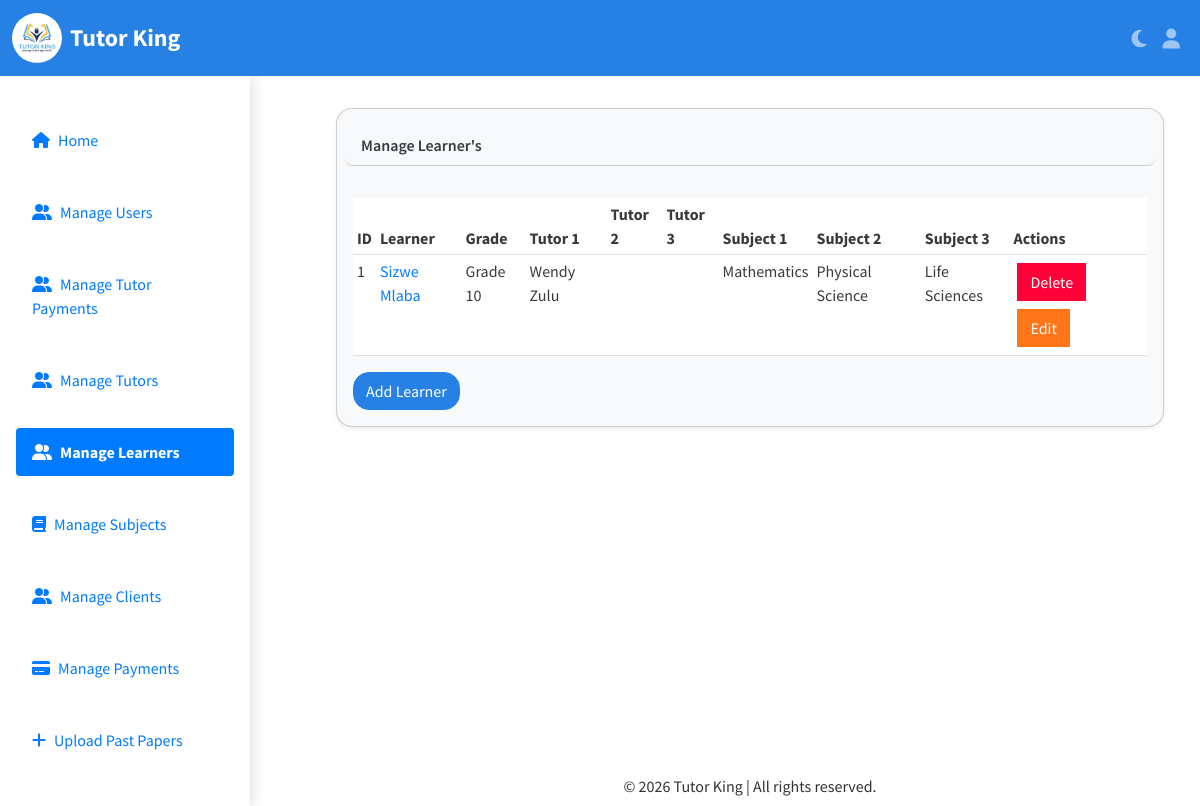
The page /administrator/manage-learners/ (signed in) on the database its author committed.
### administration/models.py (models this page shows, shortened)
class Learner(models.Model):
    learner = models.OneToOneField('authentication.User', on_delete=models.CASCADE)
    tutor1 = models.ForeignKey('authentication.User', related_name='tutor1', on_delete=models.DO_NOTHING)
    tutor2 = models.ForeignKey('authentication.User', related_name='tutor2', on_delete=models.DO_NOTHING, null=True, blank=True)
    tutor3 = models.ForeignKey('authentication.User', related_name='tutor3', on_delete=models.DO_NOTHING, null=True, blank=True)
    grade = models.CharField(max_length=50, choices=GRADE_CHOICES)
    subject1 = models.ForeignKey('tutor.Subject', related_name='subject1', on_delete=models.DO_NOTHING)
    subject2 = models.ForeignKey('tutor.Subject', related_name='subject2', on_delete=models.DO_NOTHING, null=True, blank=True)
    subject3 = models.ForeignKey('tutor.Subject', related_name='subject3', on_delete=models.DO_NOTHING, null=True, blank=True)

### authentication/models.py (models this page shows, shortened)
class User(AbstractUser):
    user_type = models.CharField(max_length=10,choices=USER_TYPE_CHOICES)
    email = models.EmailField(unique=True)
    first_name = models.CharField(max_length=50)
    last_name = models.CharField(max_length=50)
    profile_pic = models.ImageField(upload_to='profile pictures',null=True,blank=True)
    approved = models.CharField(max_length=4,default='No')
    date_created = models.DateField(auto_now_add=True)
    date_modified = models.DateField(auto_now=True)

### tutor/models.py (models this page shows, shortened)
class Subject(models.Model):
    tutor = models.ForeignKey('authentication.User', on_delete=models.DO_NOTHING, related_name='subjects')
    name = models.CharField(max_length=100)
    grade = models.CharField(max_length=50, choices=GRADE_CHOICES)

### administration/views.py (the view)
# urls.py: path('manage-learners/', views.manage_learners_view, name='manage-learners'),
@login_required()
def manage_learners_view(request):
    learners = Learner.objects.all()
    return render(request, 'administration/manage/manage_learners.html', {
        'learners': learners
    })

### tutor/scheduler.py (called while the page is built, shortened)
def start():
    if os.environ.get('RUN_MAIN') != 'true':
        return  # Prevent duplicate scheduler threads caused by Django runserver

### templates/administration/manage/manage_learners.html (shortened to what this page needs)
{% extends "administration/index.html" %}
{% load crispy_forms_tags %}
{% block main_content %}
{% if learners %}
    <div class="row justify-content-center mt-2">
        <div class="col-6 col-md-12">
            <div class="card bg-body-tertiary text-body m-4 shadow-sm rounded-4">
                <div class="card-header bg-body-tertiary text-body fw-semibold my-3 mx-2 rounded-3">
                 Manage Learner's
                </div>
                <div class="card-body">
                    <div class="table-responsive-sm">
                        <table class="table table-sm table-hover">
                            <thead>
                                <tr>
                                    <th scope="col">ID</th>
                                    <th scope="col">Learner</th>
                                    <th scope="col">Grade</th>
                                    <th scope="col">Tutor 1</th>
                                    <th scope="col">Tutor 2</th>
                                    <th scope="col">Tutor 3</th>
                                    <th scope="col">Subject 1</th>
                                    <th scope="col">Subject 2</th>
                                    <th scope="col">Subject 3</th>
                                    <th scope="col">Actions</th>
                                </tr>
                            </thead>
                            <tbody>
                                {% for learner in learners %}
                                <tr>
                                    <td> {{ learner.id }}</td>
                                    <td><a href="{% url "update-learner" learner.id %}">{{ learner.learner.first_name }} {{ learner.learner.last_name }}</a></td>
                                    <td>{{ learner.grade }}</td>
                                    <td>{{ learner.tutor1.first_name }} {{ learner.tutor1.last_name }}</td>
                                    <td>{{ learner.tutor2.first_name }} {{ learner.tutor2.last_name }}</td>
                                    <td>{{ learner.tutor3.first_name }} {{ learner.tutor3.last_name }}</td>
                                    <td>{{ learner.subject1.name }}</td>
                                    <td>{{ learner.subject2.name }}</td>
                                    <td>{{ learner.subject3.name }}</td>
                                    <td>
                                        <button class="btn btn-danger m-1" data-bs-toggle="modal" data-bs-target="#deleteModal{{ learner.id }}">Delete</button>
                                        <a href="{% url "update-learner" learner.id %}" class="btn btn-warning m-1">Edit</a>
                                    </td>
                                </tr>
                                {% endfor %}
                            </tbody>
                        </table>
                    </div>
                    <a href="{% url "add-learner" %} "  class="btn btn-primary rounded-4">Add Learner</a>
                </div>
            </div>
        </div>
    </div>
{% else %}
    <h4 class="alert alert-primary mt-2">No learners yet <a href="{% url "add-learner" %} "  class="btn btn-primary">Add Learner</a></h4>
{% endif %}
{% endblock main_content %}

### static/css/styles.css (style rules this page uses)
:root { --navbar-height: 70px; --sidebar-width: 300px; --color-bg: #fff; --color-text: #333; --color-hover-bg: #f0f0f0; --color-hover-text: #007bff; --color-active-bg: #007bff; --color-active-text: white; --color-overlay: rgba(0, 0, 0, 0.3); --color-shadow: rgba(0, 0, 0, 0.1); --transition-speed: 0.3s; --border-radius: 4px; --padding-base: 1em; --padding-link: 0.75em 1em; }
* { padding: 0; margin: 0; box-sizing: border-box; scroll-behavior: smooth; }
body { min-height: 100vh; display: grid; grid-template-columns: var(--sidebar-width) 1fr; grid-template-rows: auto 1fr auto; grid-template-areas: "navbar navbar" "sidebar main" "sidebar footer"; overflow-x: hidden; background-color: var(--color-bg); color: var(--color-text); }
a { text-decoration: none; color: var(--color-hover-text); }
.row { display: flex; justify-content: center; align-items: center; }
html { transition: background-color 0.3s ease, color 0.3s ease; }

### rows shown on the page
Learner: id "1", learner.first_name "Sizwe", learner.last_name "Mlaba", grade "Grade 10", tutor1.first_name "Wendy", tutor1.last_name "Zulu", subject1.name "Mathematics", subject2.name "Physical Science", subject3.name "Life Sciences"
